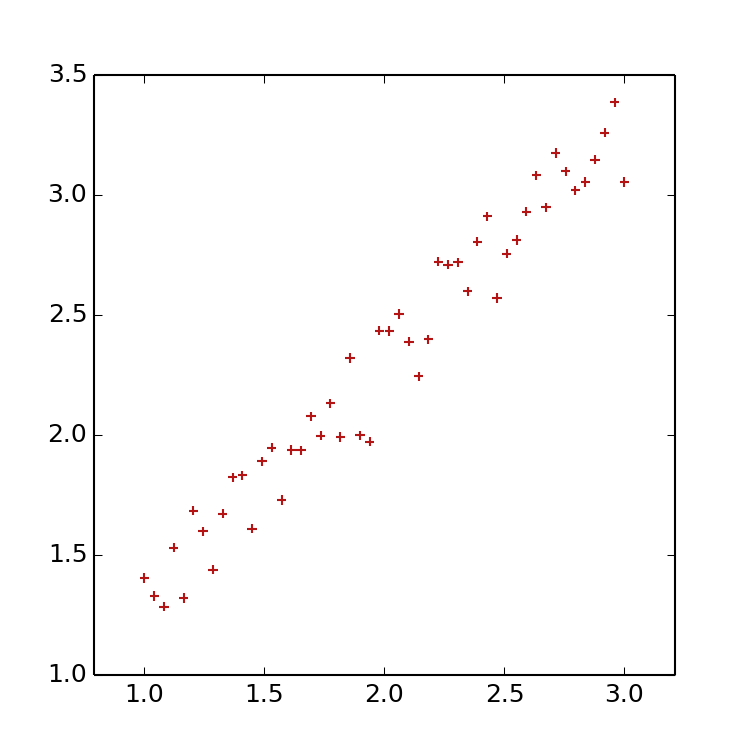

The script that saved this image:
import math
import random
from matplotlib import pyplot as plt
import numpy as np

# Number of points:
N = 50

# Parametrization:
r = np.random.uniform(0, 0.5, N)

# x:
x = np.linspace(1, 3, N)

# y:
y = x + r

# Line colour:
lineColour = '#282850'

# Points colour:
pointColour = '#B41414'

# Plot graph:
figure = plt.figure(figsize=(5, 5))
figureSubplot = figure.add_subplot(1,1,1)

# To plot the line:
plt.scatter(x, y, color=pointColour, marker='+', linewidth=1.0)
plt.axis('equal')

# Save plot:
filename = 'PCA_linear_scatter.png'
plt.savefig(filename, dpi = 150)
plt.show()
plt.close()
